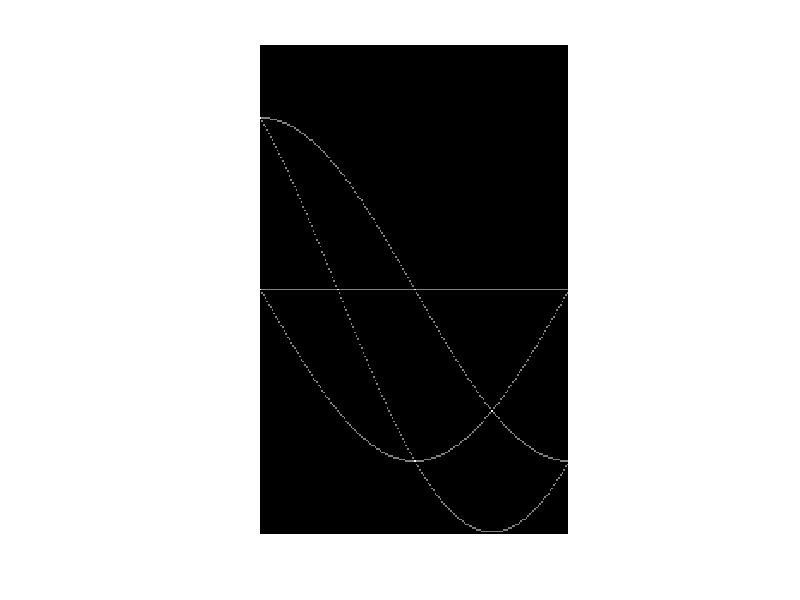

MATLAB code for this plot:
close all; clear all;

f = zeros(101,101);
f(1,1) = 1;
H = hough(f);
imshow(H,[])
f(101,1) = 1;
H = hough(f);
imshow(H,[])
f(1,101) = 1;
H = hough(f);
imshow(H,[])
f(101,101) = 1;
H = hough(f);
imshow(H,[])
f(51,51) = 1;

